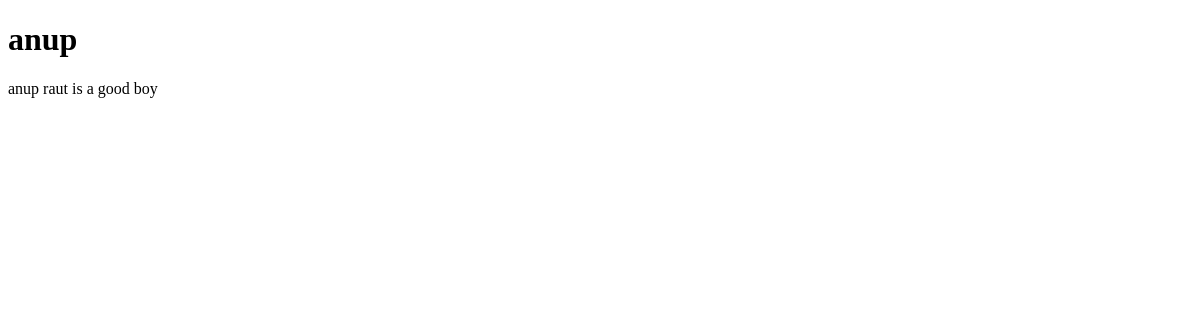
Page /view_article/7/ on the earlier database version.
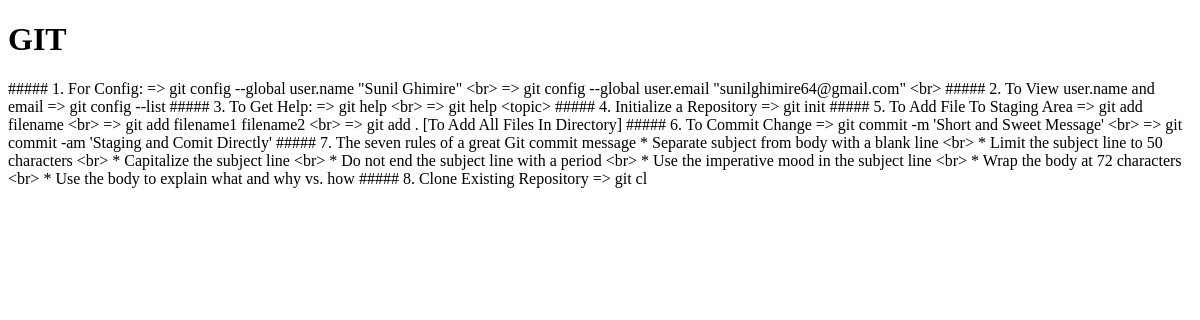
Same page on the later database version.
### artical/models.py (models this page shows)
class Article(models.Model):
    title = models.CharField(max_length= 255)
    content = models.CharField(max_length = 1000000)
    date_published = models.DateField()
    date_verified = models.DateField(null = True)

### artical/views.py (the view)
# urls.py: path('view_article/<int:id>/',views.article_detail, name = 'article_detail') ,#you are going to send a particular number with that string which makes the url dynamic
def article_detail(request,id):
    article = Article.objects.get(id = id)
    return render(request,'article_detail.html',context={'article':article})

### templates/article_detail.html
<!DOCTYPE html>
<html>
<body>
<h1>{{article.title}}</h1>
<p>{{article.content}}</p>
</body>
</html>

Differences in the rows shown:
changed Article: title "anup" → "GIT"; content "anup raut is a good boy" → "##### 1. For Config: => git config --global user.name \"Sunil Ghimire\" <br> => git config --global user.email \"sunilghimire64@gmail.com\" <br> ##### 2. To View user.name and email => git config --list ##### 3. To Get Help: => git help <br> => git help <topic> ##### 4. Initialize a Repository => git init ##### 5. To Add File To Staging Area => git add filename <br> => git add filename1 filename2 <br> => git add . [To Add All Files In Directory] ##### 6. To Commit Change => git commit -m 'Short and Sweet Message' <br> => git commit -am 'Staging and Comit Directly' ##### 7. The seven rules of a great Git commit message * Separate subject from body with a blank line <br> * Limit the subject line…"
